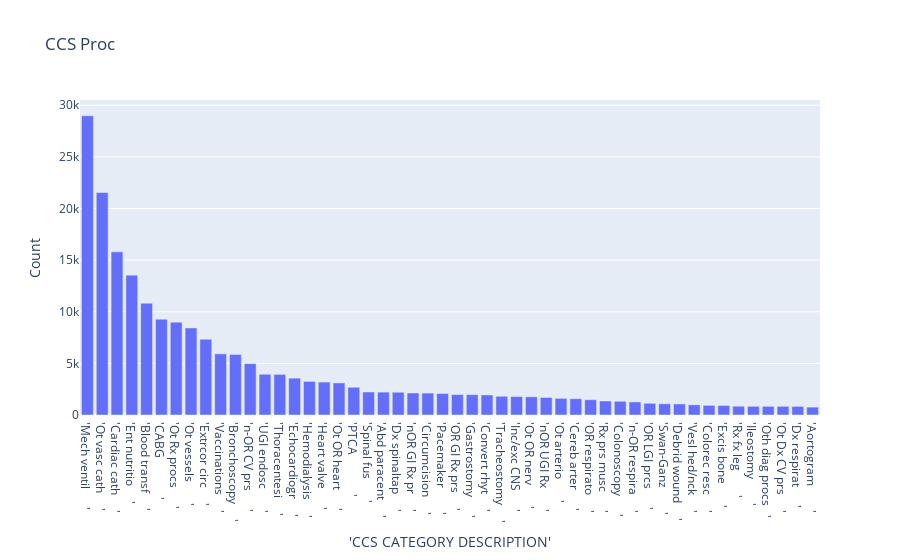

Notebook cell for this chart:
### Code cell
fig = px.bar(result[:50], x="'CCS CATEGORY DESCRIPTION'", y="Count", title='CCS Proc')

# Mostrar el gráfico
fig.show()

### Figure 1 — Plotly figure (JSON) as saved in the notebook; plotly's stock layout.template omitted (floating-point values rounded to 4 significant figures)
{"data": [{"alignmentgroup": "True", "hovertemplate": "'CCS CATEGORY DESCRIPTION'=%{x}<br>Count=%{y}<extra></extra>", "legendgroup": "", "marker": {"color": "#636efa", "pattern": {"shape": ""}}, "name": "", "offsetgroup": "", "orientation": "v", "showlegend": false, "textposition": "auto", "type": "bar", "x": ["'Mech ventil      '", "'Ot vasc cath     '", "'Cardiac cath     '", "'Ent nutritio     '", "'Blood transf     '", "'CABG             '", "'Ot Rx procs      '", "'Ot vessels       '", "'Extrcor circ     '", "'Vaccinations     '", "'Bronchoscopy     '", "'n-OR CV prs      '", "'UGI endosc       '", "'Thoracentesi     '", "'Echocardiogr     '", "'Hemodialysis     '", "'Heart valve      '", "'Ot OR heart      '", "'PTCA             '", "'Spinal fus       '", "'Abd paracent     '", "'Dx spinaltap     '", "'nOR GI Rx pr     '", "'Circumcision     '", "'Pacemaker        '", "'OR GI Rx prs     '", "'Gastrostomy      '", "'Convert rhyt     '", "'Tracheostomy     '", "'Inc/exc CNS      '", "'Ot OR nerv       '", "'nOR UGI Rx       '", "'Ot arterio       '", "'Cereb arter      '", "'OR respirato     '", "'Rx prs musc      '", "'Colonoscopy      '", "'n-OR respira     '", "'OR LGI prcs      '", "'Swan-Ganz        '", "'Debrid wound     '", "'Vesl hed/nck     '", "'Colorec resc     '", "'Excis bone       '", "'Rx fx leg        '", "'Ileostomy        '", "'Oth diag procs   '", "'Ot Dx CV prs     '", "'Dx respirat      '", "'Aortogram        '"], "xaxis": "x", "y": [28983, 21548, 15804, 13544, 10827, 9280, 8994, 8434, 7337, 5923, 5865, 4972, 3947, 3933, 3568, 3254, 3189, 3108, 2689, 2230, 2217, 2205, 2133, 2123, 2078, 1981, 1976, 1941, 1814, 1784, 1767, 1698, 1612, 1579, 1482, 1359, 1329, 1264, 1134, 1088, 1072, 987, 935, 926, 852, 843, 841, 840, 833, 764], "yaxis": "y"}], "layout": {"barmode": "relative", "legend": {"tracegroupgap": 0}, "title": {"text": "CCS Proc"}, "xaxis": {"anchor": "y", "domain": [0, 1], "title": {"text": "'CCS CATEGORY DESCRIPTION'"}}, "yaxis": {"anchor": "x", "domain": [0, 1], "title": {"text": "Count"}}}}
